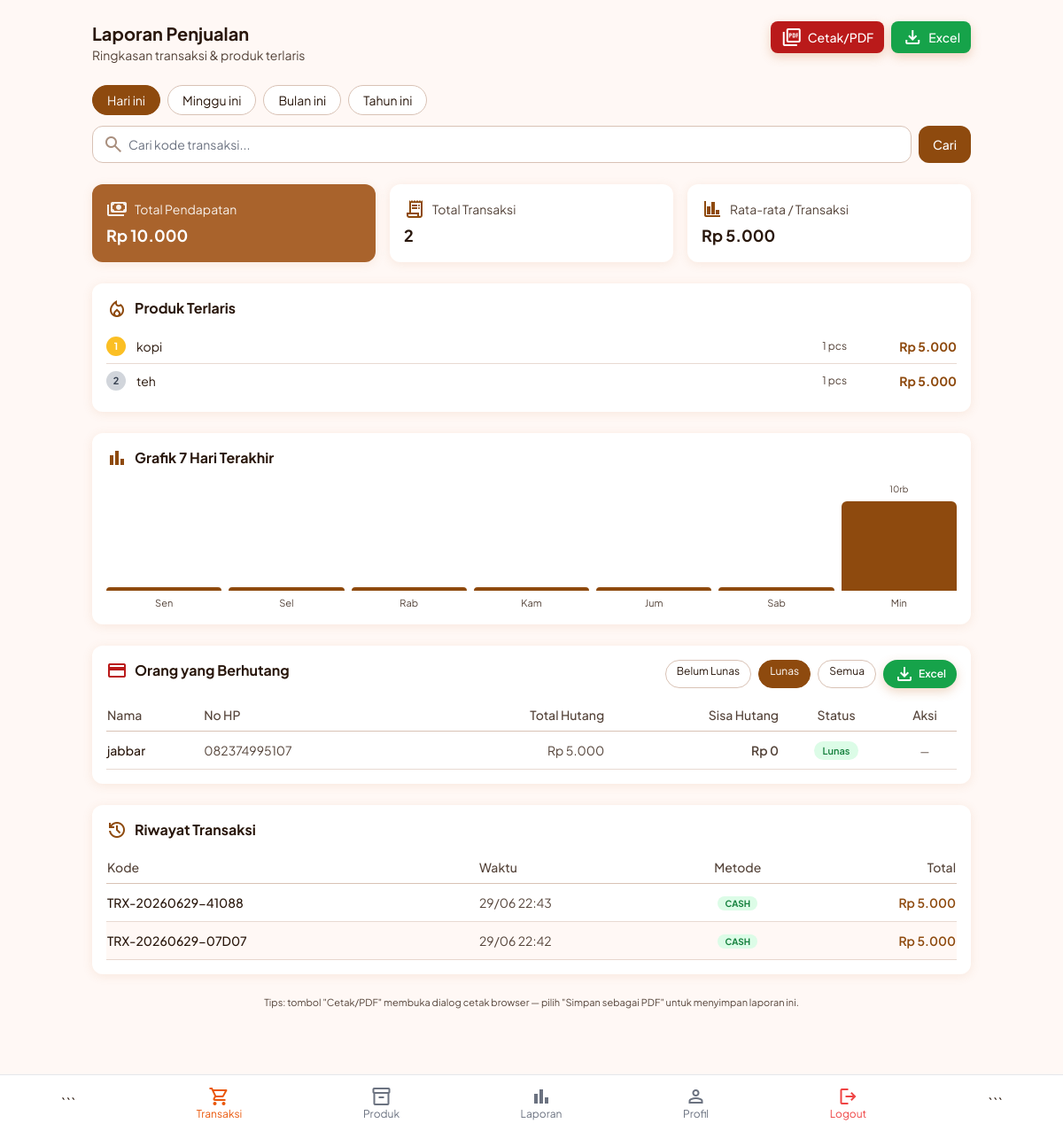
/karyawan/laporan.php?periode=hari&status_hutang=lunas, run on the app's committed database.
### tables this page shows
CREATE TABLE `debts` (
  `id` int(11) NOT NULL,
  `customer_id` int(11) NOT NULL,
  `transaction_id` int(11) NOT NULL,
  `total_hutang` decimal(12,2) NOT NULL,
  `sisa_hutang` decimal(12,2) NOT NULL,
  `status` enum('belum_lunas','lunas') DEFAULT 'belum_lunas',
  `created_at` timestamp NOT NULL DEFAULT current_timestamp()
);

CREATE TABLE `customers` (
  `id` int(11) NOT NULL,
  `nama` varchar(100) NOT NULL,
  `no_hp` varchar(20) DEFAULT NULL,
  `alamat` varchar(255) DEFAULT NULL,
  `created_at` timestamp NOT NULL DEFAULT current_timestamp()
);

CREATE TABLE `transactions` (
  `id` int(11) NOT NULL,
  `kode_transaksi` varchar(30) DEFAULT NULL,
  `user_id` int(11) NOT NULL,
  `total` decimal(12,2) NOT NULL,
  `uang_diterima` decimal(12,2) DEFAULT 0.00,
  `kembalian` decimal(12,2) DEFAULT 0.00,
  `metode_pembayaran` enum('cash','qris') NOT NULL DEFAULT 'cash',
  `tanggal` datetime DEFAULT current_timestamp()
);

### karyawan/laporan.php (the view, shortened to what the rows shown need)
<?php
include "../koneksi.php";
$periode = $_GET['periode'] ?? 'hari';
$filter = "1=1";
if ($periode == 'hari') {
    $filter = "DATE(tanggal) = CURDATE()";
} elseif ($periode == 'minggu') {
    $filter = "YEARWEEK(tanggal, 1) = YEARWEEK(CURDATE(), 1)";
} elseif ($periode == 'bulan') {
    $filter = "MONTH(tanggal) = MONTH(CURDATE()) AND YEAR(tanggal) = YEAR(CURDATE())";
} elseif ($periode == 'tahun') {
    $filter = "YEAR(tanggal) = YEAR(CURDATE())";
}
$query = mysqli_query($conn, "
    SELECT * FROM transactions
    WHERE $filter
    ORDER BY tanggal DESC
");
$statusHutang = $_GET['status_hutang'] ?? 'belum_lunas';
$filterHutang = "1=1";
if (in_array($statusHutang, ['belum_lunas','lunas'])) {
    $sh = mysqli_real_escape_string($conn, $statusHutang);
    $filterHutang = "d.status = '$sh'";
}
$qhutang = mysqli_query($conn, "
    SELECT d.id as debt_id, c.nama, c.no_hp,
           d.total_hutang, d.sisa_hutang, d.status
    FROM debts d
    JOIN customers c ON c.id = d.customer_id
    WHERE $filterHutang
    ORDER BY d.sisa_hutang DESC, c.nama ASC
");
$daftar_hutang = [];
while ($h = mysqli_fetch_assoc($qhutang)) {
    $daftar_hutang[] = $h;
}
?>
<!DOCTYPE html>
<html lang="id">
<head>
<script src="https://cdn.tailwindcss.com?plugins=forms,container-queries"></script>
<script id="tailwind-config">
tailwind.config = {
  darkMode: "class",
  theme: {
    extend: {
      colors: {
        "on-tertiary-fixed-variant":"#713700","tertiary-container":"#a9632c",
        "inverse-surface":"#402c1f","on-primary-fixed-variant":"#723600",
        "surface-container-lowest":"#ffffff","on-secondary":"#ffffff",
        "on-secondary-fixed":"#281807","inverse-on-surface":"#ffede4",
        "error":"#ba1a1a","on-secondary-fixed-variant":"#57432e",
        "surface-dim":"#f5d3c0","on-primary-fixed":"#311400","on-primary":"#ffffff",
        "primary-fixed-dim":"#ffb786","on-tertiary-container":"#fffbff",
        "on-surface-variant":"#544339","on-surface":"#29170c",
        "secondary-fixed-dim":"#dec1a6","on-error-container":"#93000a",
        "tertiary":"#8b4b15","inverse-primary":"#ffb786","on-tertiary":"#ffffff",
        "on-background":"#29170c","outline-variant":"#d9c2b5",
        "surface-bright":"#fff8f5","secondary-container":"#fcddc1",
        "primary":"#8e4a0e","surface-container":"#ffeadf","on-error":"#ffffff",
        "surface":"#fff8f5","surface-container-highest":"#fedcc8",
        "surface-container-high":"#ffe3d3","secondary-fixed":"#fcddc1",
        "primary-container":"#ad6126","tertiary-fixed-dim":"#ffb784",
        "background":"#fff8f5","on-tertiary-fixed":"#301400",
        "error-container":"#ffdad6","on-secondary-container":"#77604a",
        "surface-container-low":"#fff1ea","tertiary-fixed":"#ffdcc5",
        "on-primary-container":"#fffbff","outline":"#867368",
        "surface-variant":"#fedcc8","secondary":"#705a44",
        "surface-tint":"#914c10","primary-fixed":"#ffdcc6"
      },
      borderRadius:{"DEFAULT":"0.25rem","lg":"0.5rem","xl":"0.75rem","full":"9999px"},
      fontFamily:{
        "headline-md":["Plus Jakarta Sans"],"headline-lg":["Plus Jakarta Sans"],
        "button-text":["Plus Jakarta Sans"],"body-md":["Plus Jakarta Sans"],
        "label-md":["Plus Jakarta Sans"]
      },
      fontSize:{
        "headline-md":["18px",{lineHeight:"24px",fontWeight:"600"}],
        "headline-lg":["24px",{lineHeight:"32px",fontWeight:"700"}],
        "button-text":["14px",{lineHeight:"20px",fontWeight:"600"}],
        "body-md":["14px",{lineHeight:"20px",fontWeight:"400"}],
        "label-md":["12px",{lineHeight:"16px",letterSpacing:"0.02em",fontWeight:"500"}]
      }
    }
  }
}
</script>
</head>
<body class="text-on-surface pb-28">
<div class="max-w-5xl mx-auto px-4 py-6 space-y-6">
<div class="flex justify-between items-start gap-3" id="pkActionBar">
    <div>
        <h1 class="text-xl font-bold text-on-surface">Laporan Penjualan</h1>
    </div>
</div>
<div class="bg-white p-4 rounded-xl card-shadow">
    <h2 class="font-bold mb-3 text-on-surface flex items-center gap-2">
        <span class="material-symbols-outlined text-primary text-[20px]">local_fire_department</span>
        Produk Terlaris
    </h2>
</div>
<div class="bg-white p-4 rounded-xl card-shadow">
    <h2 class="font-bold mb-4 text-on-surface flex items-center gap-2">
        <span class="material-symbols-outlined text-primary text-[20px]">bar_chart</span>
        Grafik 7 Hari Terakhir
    </h2>
</div>
<div class="bg-white p-4 rounded-xl card-shadow">
    <div class="flex items-start justify-between gap-3 mb-3 flex-wrap">
        <h2 class="font-bold text-on-surface flex items-center gap-2">
            <span class="material-symbols-outlined text-error text-[20px]">credit_card</span>
            Orang yang Berhutang
        </h2>
    </div>
    <?php if (empty($daftar_hutang)): ?>
        <p class="text-sm text-on-surface-variant py-4 text-center">Tidak ada data hutang untuk filter ini.</p>
    <?php else: ?>
    <div class="overflow-x-auto">
        <table class="w-full text-sm min-w-[520px]">
            <thead>
                <tr class="border-b border-outline-variant text-left text-on-surface-variant">
                    <th class="py-2 font-medium">Nama</th>
                    <th class="py-2 font-medium">No HP</th>
                    <th class="py-2 font-medium text-right">Total Hutang</th>
                    <th class="py-2 font-medium text-right">Sisa Hutang</th>
                    <th class="py-2 font-medium text-center">Status</th>
                    <th class="py-2 font-medium text-center">Aksi</th>
                </tr>
            </thead>
            <tbody>
                <?php foreach ($daftar_hutang as $h): ?>
                <tr class="border-b border-outline-variant/60">
                    <td class="py-2.5 font-medium text-on-surface"><?= htmlspecialchars($h['nama']) ?></td>
                    <td class="py-2.5 text-on-surface-variant"><?= htmlspecialchars($h['no_hp'] ?: '-') ?></td>
                    <td class="py-2.5 text-right text-on-surface-variant">Rp <?= number_format($h['total_hutang'],0,',','.') ?></td>
                    <td class="py-2.5 text-right font-semibold <?= $h['sisa_hutang']>0?'text-error':'text-on-surface-variant' ?>">
                        Rp <?= number_format($h['sisa_hutang'],0,',','.') ?>
                    </td>
                    <td class="py-2.5 text-center">
                        <?php if ($h['status']==='lunas'): ?>
                            <span class="bg-green-100 text-green-700 text-[11px] font-semibold px-2.5 py-1 rounded-full">Lunas</span>
                        <?php else: ?>
                            <span class="bg-error-container text-error text-[11px] font-semibold px-2.5 py-1 rounded-full">Belum Lunas</span>
                        <?php endif; ?>
                    </td>
                    <td class="py-2.5 text-center">
                        <?php if ($h['status'] !== 'lunas'): ?>
                        <button type="button"
                            onclick="bukaModal(<?= $h['debt_id'] ?>, '<?= addslashes(htmlspecialchars($h['nama'])) ?>', <?= $h['sisa_hutang'] ?>)"
                            class="px-2.5 py-1 bg-primary text-on-primary text-[11px] font-semibold rounded-lg hover:opacity-90 transition">
                            Bayar
                        </button>
                        <?php else: ?>
                        <span class="text-xs text-on-surface-variant">—</span>
                        <?php endif; ?>
                    </td>
                </tr>
                <?php endforeach; ?>
            </tbody>
        </table>
    </div>
    <?php endif; ?>
</div>
<div class="bg-white p-4 rounded-xl card-shadow">
    <h2 class="font-bold mb-3 text-on-surface flex items-center gap-2">
        <span class="material-symbols-outlined text-primary text-[20px]">history</span>
        Riwayat Transaksi
    </h2>
    <div class="overflow-x-auto">
        <table class="w-full text-sm min-w-[420px]">
            <thead>
                <tr class="border-b border-outline-variant text-left text-on-surface-variant">
                    <th class="py-2 font-medium">Kode</th>
                    <th class="py-2 font-medium">Waktu</th>
                    <th class="py-2 font-medium text-center">Metode</th>
                    <th class="py-2 font-medium text-right">Total</th>
                </tr>
            </thead>
            <tbody>
                <?php
                while ($t = mysqli_fetch_assoc($query)):
                ?>
                <tr class="border-b border-outline-variant/60">
                    <td class="py-2.5 font-medium text-on-surface"><?= htmlspecialchars($t['kode_transaksi']) ?></td>
                    <td class="py-2.5 text-on-surface-variant"><?= date('d/m H:i', strtotime($t['tanggal'])) ?></td>
                    <td class="py-2.5 text-center">
                        <?php if (($t['metode_pembayaran']??'cash')==='qris'): ?>
                        <span class="bg-blue-100 text-blue-700 text-[10px] font-bold px-2 py-0.5 rounded-full">QRIS</span>
                        <?php else: ?>
                        <span class="bg-green-100 text-green-700 text-[10px] font-bold px-2 py-0.5 rounded-full">CASH</span>
                        <?php endif; ?>
                    </td>
                    <td class="py-2.5 text-right font-semibold text-primary">
                        Rp <?= number_format($t['total'],0,',','.') ?>
                    </td>
                </tr>
                <?php endwhile; ?>
            </tbody>
        </table>
    </div>
</div>
</div>
</body>
</html>

### data on the page
debts: customer.nama "jabbar", customer.no_hp "082374995107", total_hutang "5.000", sisa_hutang "0", status "Lunas"
transactions: kode_transaksi "TRX-20260629-41088", tanggal "29/06 22:43", metode_pembayaran "CASH", total "5.000"
transactions: kode_transaksi "TRX-20260629-07D07", tanggal "29/06 22:42", metode_pembayaran "CASH", total "5.000"

### other printed values
$label "Hari ini"
$label "Minggu ini"
$label "Bulan ini"
$label "Tahun ini"
$ringkasan['pendapatan'] "10.000"
$ringkasan['total_transaksi'] "2"
$ringkasan['rata_rata'] "5.000"
$p['nama_produk'] "kopi"
$p['qty'] "1"
$p['pendapatan'] "5.000"
$p['nama_produk'] "teh"
$grafik_labels[$i] "Sen"
$grafik_labels[$i] "Sel"
$grafik_labels[$i] "Rab"
$grafik_labels[$i] "Kam"
